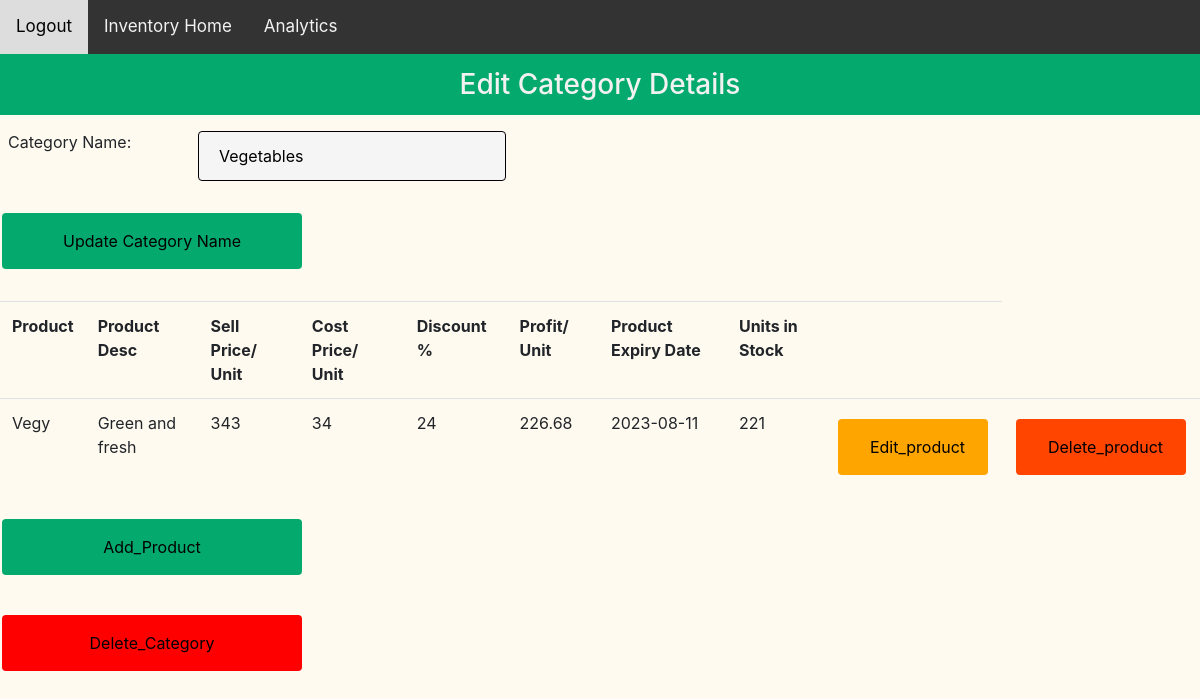
/edit_category/2 (signed in), run on the app's committed database.
### models.py (models this page shows)
class Category(db.Model):
	category_id = db.Column(db.Integer(), primary_key = True)
	category_name = db.Column(db.String(50), nullable = False)
	products = db.relationship('Product', backref='category')

class Product(db.Model):
	product_id = db.Column(db.Integer(), primary_key = True)
	product_name = db.Column(db.String(50), nullable = False)
	product_desc = db.Column(db.String(250), nullable = True)
	sell_price = db.Column(db.Integer(), nullable = False)
	cost_price = db.Column(db.Integer(), nullable = False)
	unit_of_measurement = db.Column(db.String(), nullable = False)
	discount = db.Column(db.Integer())
	product_quantity = db.Column(db.Integer(), nullable = False)
	expiry_date = db.Column(db.Date())
	product_category_id = db.Column(db.Integer(), db.ForeignKey('category.category_id'))

### main.py (the view)
@main.route('/edit_category/<int:category_id>',methods=['GET','POST']) #TESTED OK
@login_required
def edit_category(category_id):
	category_data = Category.query.filter_by(category_id=category_id).first()
	if request.method=='GET':
		return render_template('edit_category.html', category_data=category_data)
	category_data.category_name = request.form.get('category_name')
	db.session.commit()
	return redirect(url_for('main.list_category')) #TESTED OK

### templates/edit_category.html (shortened to what this page needs)
<!DOCTYPE html>
<html lang="en">
	<head>
		<link rel="stylesheet" href="https://cdn.jsdelivr.net/npm/bootstrap@4.0.0/dist/css/bootstrap.min.css">
		<link rel="stylesheet" href="{{ url_for('static', filename='styles.css') }}">
	</head>
	<body>
		<ul class="nav">
	  		<li class="nav-item">
			    <a class="nav-link" href="{{ url_for('auth.logout') }}">Logout</a>
			</li>
			<li class="nav-item">
			    <a class="nav-link" href="{{ url_for('main.list_category') }}">Inventory Home</a>
			</li>
			<li class="nav-item">
			    <a class="nav-link" href="{{ url_for('main.analytics') }}">Analytics</a>
			</li>
		</ul>
		<h2> Edit Category Details</h2>
		<form action="/edit_category/{{ category_data.category_id }}" method="POST">
		<div class="form-group row">
	  	<label class="col-sm-2 col-form-label" for="category_name">Category Name:</label><br>
	  	<input type="text" style="color: black" id="category_name" name="category_name" value="{{ category_data.category_name }}">
	  	<br>
	  	</div>
		<input type="submit" name="submit" value = "Update Category Name"/>
		</form>
		<br>
		<table id = "product-table" class="table">
			<th>Product</th>
			<th>Product Desc</th>
			<th>Sell Price/ Unit</th>
			<th>Cost Price/ Unit</th>
			<th>Discount %</th>
			<th>Profit/ Unit</th>
			<th>Product Expiry Date</th>
			<th>Units in Stock</th>
			<th></th>
			{% for product in category_data.products %}
			<tr>
			<td>{{ product.product_name }}</td>
			<td>{{ product.product_desc }}</td>
			<td>{{ product.sell_price }}</td>
			<td>{{ product.cost_price }}</td>
			<td>{{ product.discount }}</td>
			<td>{{ (product.sell_price|int)*(100 - product.discount|int)/100 - (product.cost_price|int) }}</td>
			<td>{{ product.expiry_date }}</td>
			<td>{{ product.product_quantity }}</td>
			<td><form action="/edit_product/{{ product.product_id }}" method="GET">
				<input type="submit" style="width: 150px; background-color: orange; color: black;" name="edit_product" value = "Edit_product"/></form></td>
			<td><form action="/delete_product/{{ product.product_id }}" method="GET">
				<input type="submit" style="width: 170px; background-color: orangered; color: black;" name="delete_product" value = "Delete_product"/></form></td>
			</tr>
			{% endfor %}
		</table>
		<form action="/add_product/{{ category_data.category_id }}" method="GET">
		<input type="submit" name="add_product" value = "Add_Product"/>
		</form>
		<br>
		<form action="/delete_category/{{ category_data.category_id }}" method="GET">
		<input type="submit" style="background-color: red; color: black;" name="delete_category" value = "Delete_Category"/>
		</form>
	</body>
</html>

### static/styles.css (style rules this page uses)
ul { list-style-type: none; margin: 0; padding: 0; }
li { display: inline; }
.nav { background-color: #333; overflow: hidden; }
.nav a { float: left; color: #f2f2f2; text-align: center; padding: 14px 16px; text-decoration: none; font-size: 17px; }
body { background-color: floralwhite; opacity: 1; }
input { width: 25%; padding: 12px 20px; margin: 8px 0; box-sizing: border-box; border: 1px solid black; border-radius: 4px; background-color: whitesmoke; color: black; }
input[type=button], input[type=submit], input[type=reset] { background-color: #04AA6D; border: none; color: black; padding: 16px 32px; text-decoration: none; margin: 8px 2px; cursor: pointer; }
label { padding: 12px 12px 12px 0; display: inline-block; margin-left: 8px; }
h2 { background-color: #04AA6D; float: center; color: #f2f2f2; text-align: center; padding: 14px 16px; font-size: 28px; }

### data on the page
Category: category_name "Vegetables"
Product: product_name "Vegy", product_desc "Green and fresh", sell_price "343", cost_price "34", discount "24", sell_price+discount+cost_price "226.68", expiry_date "2023-08-11", product_quantity "221"
